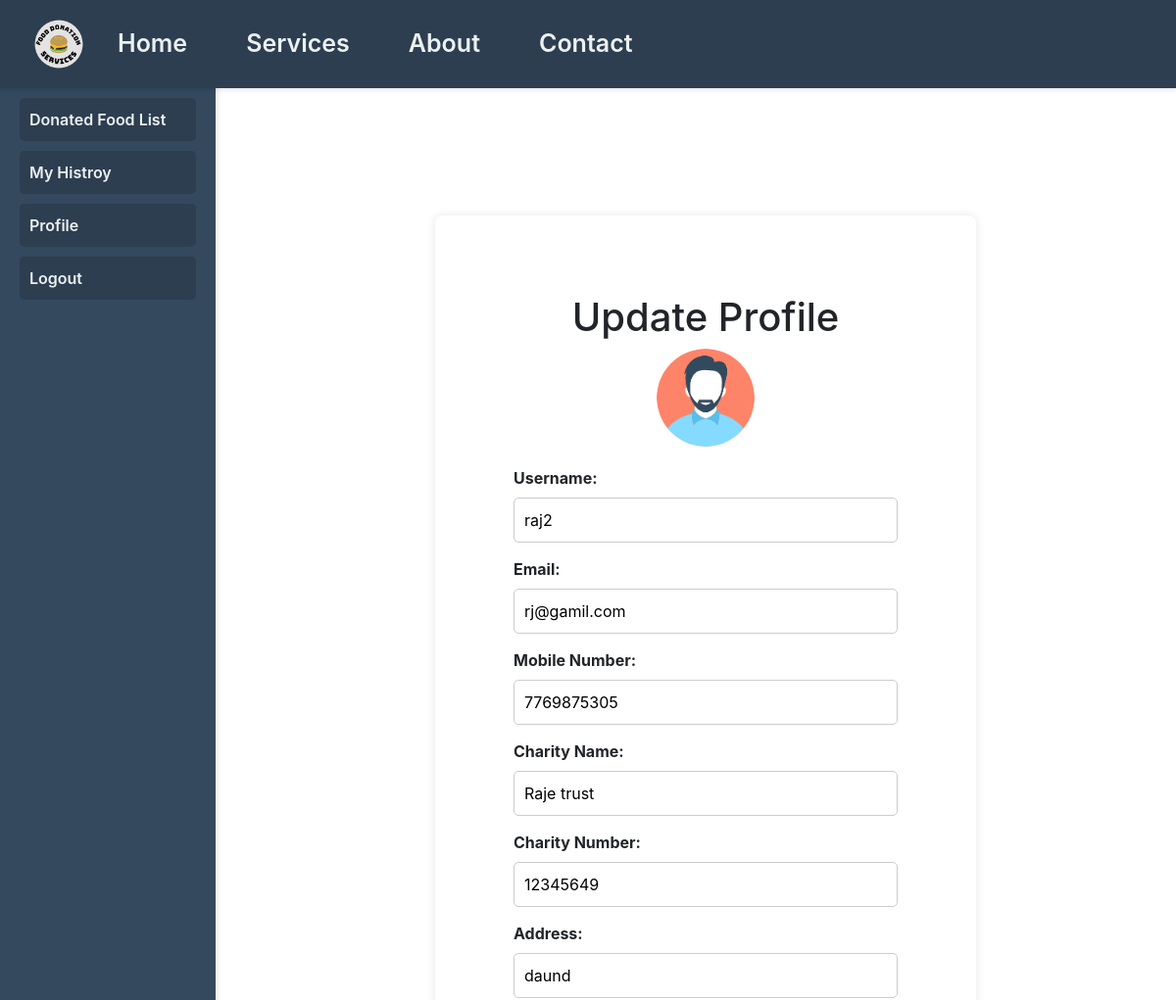
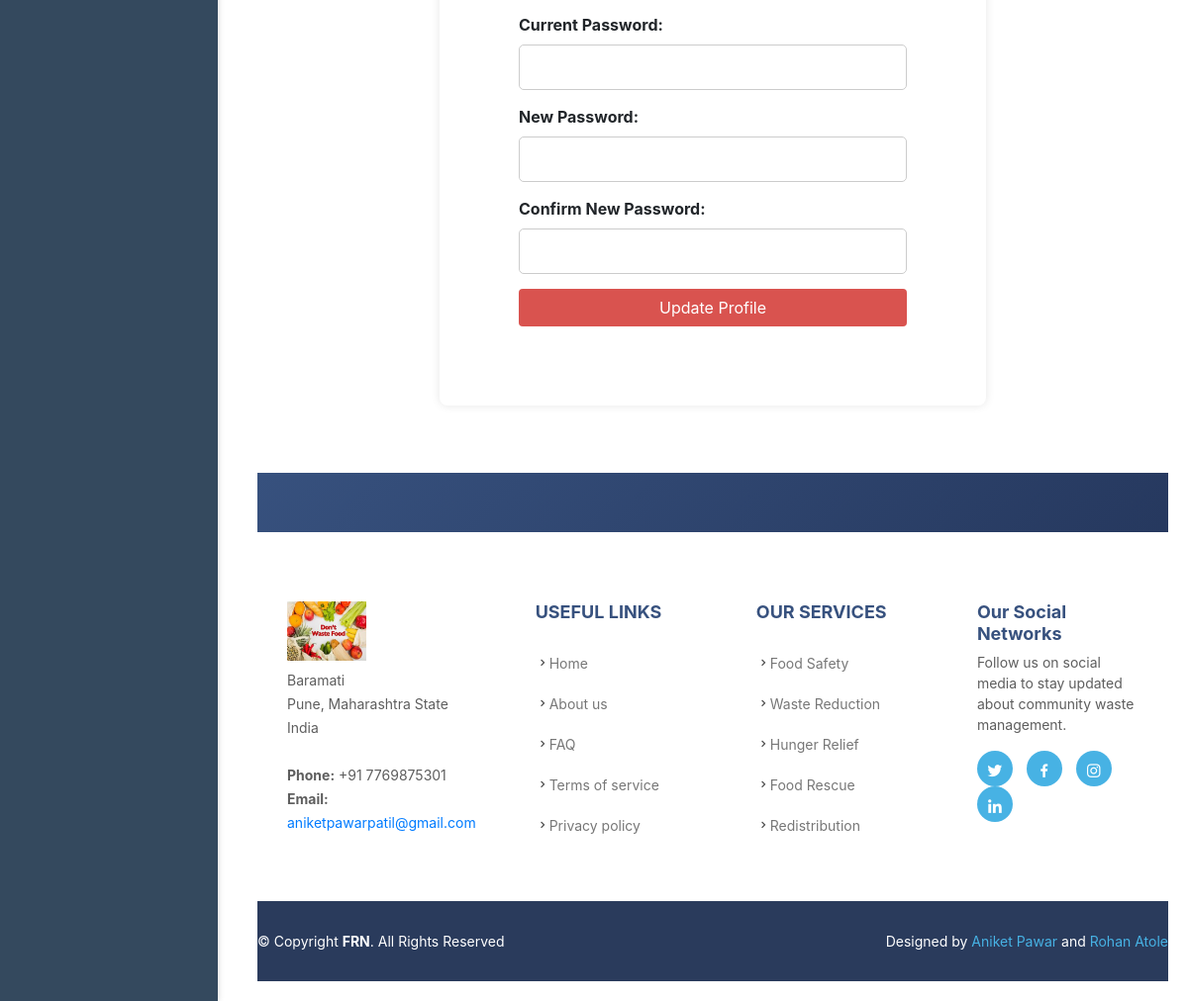
The app's page /charity/profile.php (signed in) with its own data (2 pictures, top to bottom).
### tables this page shows
CREATE TABLE `charity` (
  `id` int(11) NOT NULL,
  `name` varchar(100) NOT NULL,
  `mobile` varchar(15) NOT NULL,
  `email` varchar(15) NOT NULL,
  `address` varchar(255) NOT NULL,
  `gender` enum('male','female','other') NOT NULL,
  `charity_name` varchar(100) NOT NULL,
  `charity_number` char(8) NOT NULL,
  `username` varchar(50) NOT NULL,
  `password` varchar(255) NOT NULL,
  `date` date NOT NULL,
  `status` enum('pending','approved','rejected') DEFAULT 'pending'
);

### charity/profile.php (the view, shortened to what this page needs)
<?php
@include 'header.php';
@include 'conn1.php';
$id = $_SESSION['charity_id'];
$sql = "SELECT * FROM charity WHERE id='$id'";
$result = $conn->query($sql);
$charity = $result->fetch_assoc();
?>
<!DOCTYPE html>
<html lang="en">
<head>
</head>
<body>
    <main>
        <div class="container12">
            <h1>Update Profile</h1>
            <form action="" method="POST">
                <img src="../img/avatar.png" alt="profile_img" class="profile">
                <label for="username">Username:</label>
                <input type="text" id="username" name="username" value="<?php echo htmlspecialchars($charity['username']); ?>" required>
                <label for="email">Email:</label>
                <input type="email" id="email" name="email" value="<?php echo htmlspecialchars($charity['email']); ?>" required>
                <label for="mobile_number">Mobile Number:</label>
                <input type="text" id="mobile_number" name="mobile_number" value="<?php echo htmlspecialchars($charity['mobile']); ?>" required>
                <label for="charity_name">Charity Name:</label>
                <input type="text" id="charity_name" name="charity_name" value="<?php echo htmlspecialchars($charity['charity_name']); ?>" required>
                <label for="charity_number">Charity Number:</label>
                <input type="text" id="charity_number" name="charity_number" value="<?php echo htmlspecialchars($charity['charity_number']); ?>" readonly>
                <label for="add">Address:</label>
                <input type="text" id="add" name="add" value="<?php echo htmlspecialchars($charity['address']); ?>" required>
                <label for="current_password">Current Password:</label>
                <input type="password" id="current_password" name="current_password" required>
                <label for="new_password">New Password:</label>
                <input type="password" id="new_password" name="new_password">
                <label for="confirm_new_password">Confirm New Password:</label>
                <input type="password" id="confirm_new_password" name="confirm_new_password">
                <button type="submit" name="update" class="btn">Update Profile</button>
            </form>
        </div>
        <br><br>
        <div class="footer">
    <?php @include'footer.php'; ?>
    </div>
    </main>
</body>
</html>

### charity/header.php (style rules this page uses)
body { margin: 0; font-family: 'Segoe UI', Tahoma, Geneva, Verdana, sans-serif; display: flex; min-height: 100vh; flex-direction: column; background-color: #f9f9f9; }
main { margin-left: 240px; padding: 20px; margin-top: 70px; }

### charity/profile.php (style rules this page uses)
body { font-family: Arial, sans-serif; background-color: #f4f4f4; margin: 0; padding: 0; }
.container12 { width: 60%; margin: 20px auto; background: #fff; box-shadow: 0 0 10px rgba(0,0,0,0.1); border-radius: 8px; overflow: hidden; animation: fadeIn 0.5s; padding: 80px; }
h1 { text-align: center; color: #d9534f; }
form { display: flex; flex-direction: column; }
label { margin-bottom: 5px; font-weight: bold; }
input[type="text"], input[type="email"], input[type="password"] { padding: 10px; margin-bottom: 15px; border: 1px solid #ccc; border-radius: 5px; transition: border 0.3s, background-color 0.3s; }
.btn { background-color: #d9534f; color: #fff; padding: 10px; border: none; border-radius: 5px; cursor: pointer; font-size: 16px; transition: background-color 0.3s, transform 0.3s; }
.profile { width: 100px; height: 100px; border-radius: 50%; object-fit: cover; display: block; margin: 0 auto 20px; }

### charity/footer.php (style rules this page uses)
body { font-family: "Open Sans", sans-serif; color: #444444; margin: 0; padding: 0; background: #f8f9fa; }
h1, h2, h3, h4, h5, h6 { font-family: "Jost", sans-serif; }

### records on screen
charity: username "raj2", email "rj@gamil.com", mobile_number "7769875305", charity_name "Raje trust", charity_number "12345649", add "daund"
